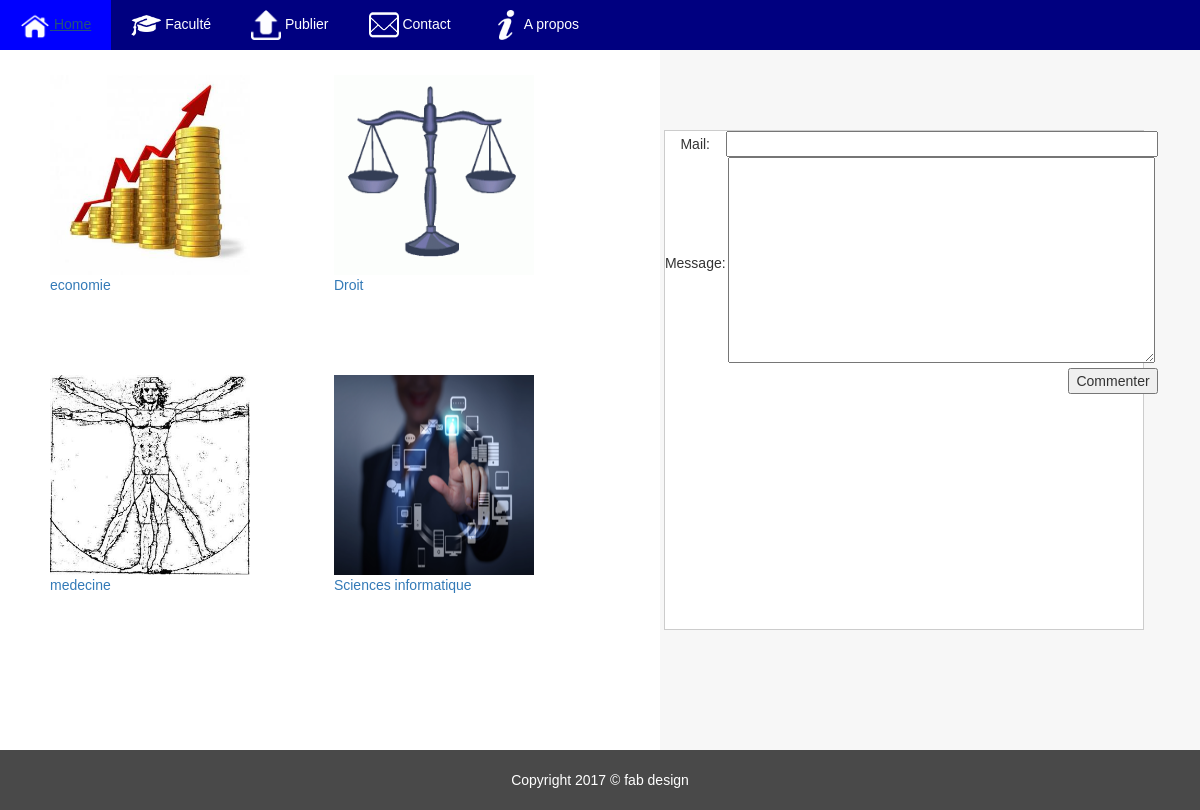
Page /batline/faculte/ on the committed database.
### web/models.py (models this page shows, shortened)
class Faculte(models.Model):
    nom_fac=models.CharField(max_length=30)
    logo=models.ImageField()

### web/views.py (the view)
def faculte(request):
    fac=Faculte.objects.all()
    return render(request,"web/faculte.html",{"f":fac})

### web/templates/web/faculte.html
{% include "web/base.html" %}
<div class="partie_centrale">
{% for fac in f %}
<div class="article">
	 <a href="{% url 'web:promotion' cle=fac.id  %}"><img src="{{ fac.logo.url }}"  class="img-article"><br/>{{ fac.nom_fac }}</a>
	 <br/><br/><br/>
</div>
{% endfor %}
</div>
 <div class="forum">
    {% include "web/forum.html" %}
  </div>
 {% include "web/pieds.html" %}

### web/templates/web/base.html (shortened to what this page needs)
<!DOCTYPE html>
<html>
<head>
      {% load static %}
    <link rel="stylesheet" type="text/css" href='{% static "/web/css/corps.css" %}'/>
    <link rel="stylesheet" type="text/css" href='{% static "/web/css/menu.css" %}'/>
   <link  rel="stylesheet" href="{% static 'web/bootstrap/css/bootstrap.min.css' %}" />
</head>
<body>
{% load staticfiles %}
	<nav class="menu_principal">
        <ul>
          <li><a href="{% url 'web:accueil' %}" class="menu"><img src="{% static 'web/images/Home.png' %}" width="30" height="30"> Home</a>
          </li>
          <li><a href="{% url 'web:faculte' %}" class="menu"><img src="{% static 'web/images/facultés.png' %}" width="30" height="30"> Faculté</a>
          </li>
          <li><a href="#" class="menu"><img src="{% static 'web/images/upload.png' %}" width="30" height="30">  Publier</a>
          </li>
          <li><a href="{% url 'web:contact' %}" class="menu"><img src="{% static 'web/images/mail.png' %}" width="30" height="30"> Contact</a></li>
          <li><a href="#" class="menu"><img src="{% static 'web/images/apro.png' %}" width="30" height="30">  A propos</a></li>
        </ul>
  </nav>
</body>
</html>

### web/templates/web/style.html (shortened to what this page needs)
{% load static %}

### web/templates/web/forum.html
<form action="#" method="post">
<table>
<tr><td>
Mail:
</td><td>
<input type="text" name="titre" maxlength="50" size="50">
</td></tr><tr><td>
Message:
</td><td>
<textarea name="message" cols="50" rows="10"></textarea>
</td></tr><tr><td><td align="right">
<input type="submit" name="go" value="Commenter">
</td></tr>
</table>
</form>

### web/templates/web/pieds.html
<footer class="pieds">
  Copyright 2017 © fab design
</footer>

### web/static/web/css/corps.css (style rules this page uses)
body { background-color: black; }

### web/static/web/css/menu.css (style rules this page uses)
body { margin: 0px; padding: 0px; }
nav > ul > li { float: left; }
nav li { list-style-type: none; }

### rows in the picture
Faculte: logo (picture), nom_fac "economie"
Faculte: logo (picture), nom_fac "Droit"
Faculte: logo (picture), nom_fac "medecine"
Faculte: logo (picture), nom_fac "Sciences informatique"
